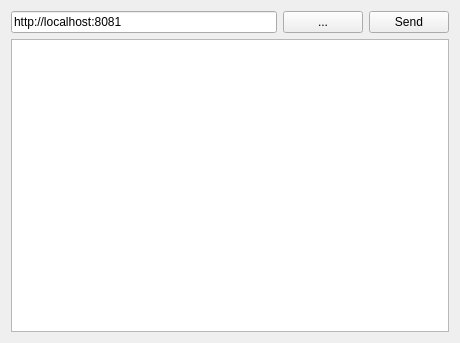
<?xml version="1.0" encoding="UTF-8"?>
<ui version="4.0">
 <class>Sekura::SystemCommandWidget</class>
 <widget class="QWidget" name="Sekura::SystemCommandWidget">
  <property name="geometry">
   <rect>
    <x>0</x>
    <y>0</y>
    <width>460</width>
    <height>343</height>
   </rect>
  </property>
  <property name="windowTitle">
   <string>Form</string>
  </property>
  <layout class="QVBoxLayout" name="verticalLayout">
   <item>
    <layout class="QHBoxLayout" name="horizontalLayout">
     <item>
      <widget class="QLineEdit" name="leAddress">
       <property name="text">
        <string>http://localhost:8081</string>
       </property>
      </widget>
     </item>
     <item>
      <widget class="QPushButton" name="pbCommands">
       <property name="text">
        <string>...</string>
       </property>
      </widget>
     </item>
     <item>
      <widget class="QPushButton" name="pbSend">
       <property name="text">
        <string>Send</string>
       </property>
      </widget>
     </item>
    </layout>
   </item>
   <item>
    <widget class="QTextEdit" name="te"/>
   </item>
  </layout>
 </widget>
 <resources/>
 <connections/>
</ui>
